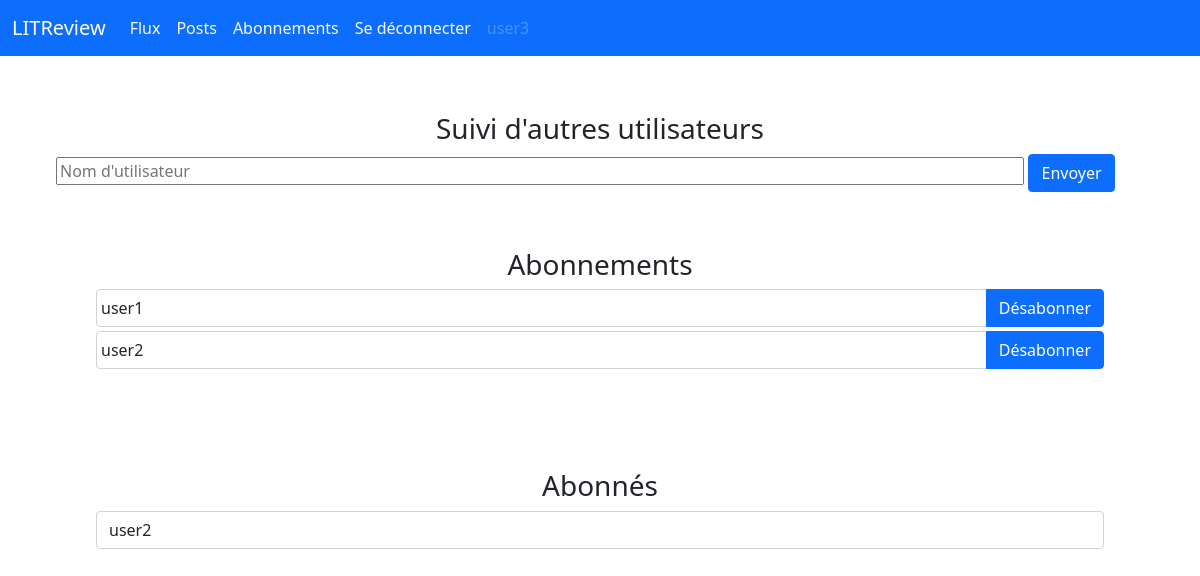
Page /follow/ (signed in) on the earlier database version.
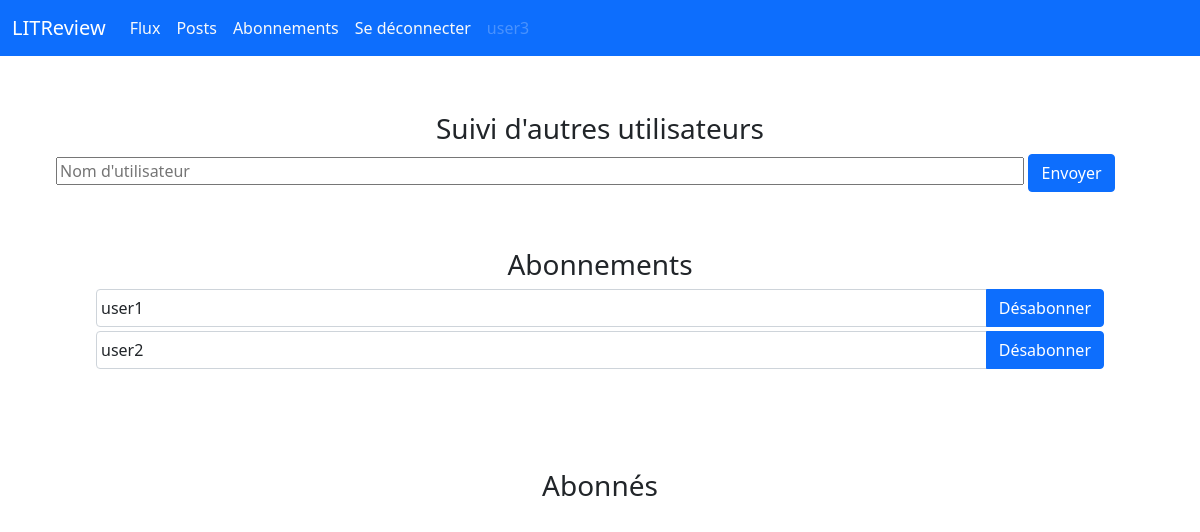
Same page on the later database version.
### follow/models.py (models this page shows)
class UserFollows(models.Model):
    user = models.ForeignKey(
        User, on_delete=models.CASCADE, related_name='following')
    followed_user = models.ForeignKey(
        User, on_delete=models.CASCADE, related_name="followed_by")
    class Meta:
        unique_together = ('user', 'followed_user',)

### follow/views.py (the view, shortened to what this page needs)
# urls.py: path("follow/", include("follow.urls")),
def follow(request):
    if request.user.is_authenticated:
        if request.method == "GET":
            follow_an_user = FollowSomeone()
            users_followed = UserFollows.objects.filter(user=request.user)
            followed_by = UserFollows.objects.filter(
                            followed_user=request.user)
            return render(
                        request,
                        "follow/follow.html",
                        {"follow_an_user": follow_an_user,
                         "users_followed": users_followed,
                         "followed_by": followed_by})
    else:
        return redirect("/connect/")

### follow/forms.py
class FollowSomeone(forms.Form):
    user = forms.CharField(label="", widget=forms.TextInput(
        attrs={"placeholder": "Nom d'utilisateur"}))
    def __init__(self, *args, **kwargs):
        super(FollowSomeone, self).__init__(*args, **kwargs)
        self.fields['user'].widget.attrs['style'] = "width:89%; height: 100%;"

### follow/templates/follow/follow.html (shortened to what this page needs)
{% extends "base.html" %}
{% block content %}
    <div class="p-5">
        <form method="post" action="/follow/">
            <div class="p-2">
                <h3 class="text-center">Suivi d'autres utilisateurs</h3>
                <div class="">
                    {{ follow_an_user }}
                    <button type="submit" class="btn btn-primary">Envoyer</button>
                </div>
            </div>
        </form>
        <form method="GET">
            <div class="p-5">
                <h3 class="text-center">Abonnements</h3>
                {% for user in users_followed %}
                    <div class="input-group mb-1">
                        <div class="position-relative form-control">
                            <div class="position-absolute start-0 px-1">
                                {{ user.followed_user }}
                            </div>
                        </div>
                        <a href="/follow/delete/{{user.id}}/" type="button" class="btn btn-primary">Désabonner</a>
                    </div>
                {% endfor %}
            </div>
            <div class="p-5">
                <h3 class="text-center">Abonnés</h3>
                {% for user in followed_by %}
                    <div class="input-group mb-1">
                        <div class="form-control ">
                            <div class="">
                                {{ user.user }}
                            </div>
                        </div>
                    </div>
                {% endfor %}
            </div>
        </form>
    </div>
{% endblock content %}

Differences in the rows shown:
removed UserFollows: user "user2", shown under "Abonnés"
